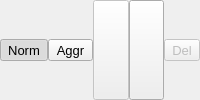
                    <widget class="QFrame" name="toolButtonFocusDotInterpolation_2">
                     <layout class="QHBoxLayout" name="horizontalLayout_22">
                      <property name="spacing">
                       <number>0</number>
                      </property>
                      <property name="leftMargin">
                       <number>0</number>
                      </property>
                      <property name="topMargin">
                       <number>0</number>
                      </property>
                      <property name="rightMargin">
                       <number>0</number>
                      </property>
                      <property name="bottomMargin">
                       <number>0</number>
                      </property>
                      <item>
                       <widget class="ColorToolButton" name="toolButtonBadPixelsSearchMethodNormal">
                        <property name="sizePolicy">
                         <sizepolicy hsizetype="Expanding" vsizetype="Fixed">
                          <horstretch>0</horstretch>
                          <verstretch>0</verstretch>
                         </sizepolicy>
                        </property>
                        <property name="font">
                         <font>
                          <pointsize>10</pointsize>
                         </font>
                        </property>
                        <property name="text">
                         <string>Norm</string>
                        </property>
                        <property name="checkable">
                         <bool>true</bool>
                        </property>
                        <property name="checked">
                         <bool>true</bool>
                        </property>
                        <property name="autoExclusive">
                         <bool>true</bool>
                        </property>
                       </widget>
                      </item>
                      <item>
                       <widget class="ColorToolButton" name="toolButtonBadPixelsSearchMethodAggressive">
                        <property name="sizePolicy">
                         <sizepolicy hsizetype="Expanding" vsizetype="Fixed">
                          <horstretch>0</horstretch>
                          <verstretch>0</verstretch>
                         </sizepolicy>
                        </property>
                        <property name="font">
                         <font>
                          <pointsize>10</pointsize>
                         </font>
                        </property>
                        <property name="text">
                         <string>Aggr</string>
                        </property>
                        <property name="checkable">
                         <bool>true</bool>
                        </property>
                        <property name="autoExclusive">
                         <bool>true</bool>
                        </property>
                       </widget>
                      </item>
                      <item>
                       <widget class="ColorToolButton" name="toolButtonBadPixelsSearchMethodEdit">
                        <property name="enabled">
                         <bool>false</bool>
                        </property>
                        <property name="sizePolicy">
                         <sizepolicy hsizetype="Expanding" vsizetype="Preferred">
                          <horstretch>0</horstretch>
                          <verstretch>0</verstretch>
                         </sizepolicy>
                        </property>
                        <property name="minimumSize">
                         <size>
                          <width>0</width>
                          <height>0</height>
                         </size>
                        </property>
                        <property name="font">
                         <font>
                          <pointsize>10</pointsize>
                         </font>
                        </property>
                        <property name="toolTip">
                         <string>Select Bad Pixels</string>
                        </property>
                        <property name="text">
                         <string/>
                        </property>
                        <property name="icon">
                         <iconset resource="ressources.qrc">
                          <normaloff>:/RetinaIMG/RetinaIMG/Pencil-icon.png</normaloff>:/RetinaIMG/RetinaIMG/Pencil-icon.png</iconset>
                        </property>
                        <property name="iconSize">
                         <size>
                          <width>12</width>
                          <height>12</height>
                         </size>
                        </property>
                        <property name="shortcut">
                         <string>M</string>
                        </property>
                        <property name="checkable">
                         <bool>true</bool>
                        </property>
                       </widget>
                      </item>
                      <item>
                       <widget class="ColorToolButton" name="toolButtonBadPixelsCrosshairEnable">
                        <property name="enabled">
                         <bool>true</bool>
                        </property>
                        <property name="sizePolicy">
                         <sizepolicy hsizetype="Expanding" vsizetype="Preferred">
                          <horstretch>0</horstretch>
                          <verstretch>0</verstretch>
                         </sizepolicy>
                        </property>
                        <property name="minimumSize">
                         <size>
                          <width>0</width>
                          <height>0</height>
                         </size>
                        </property>
                        <property name="font">
                         <font>
                          <pointsize>10</pointsize>
                         </font>
                        </property>
                        <property name="toolTip">
                         <string>Mark Bad Pixel with Cross</string>
                        </property>
                        <property name="text">
                         <string/>
                        </property>
                        <property name="icon">
                         <iconset resource="ressources.qrc">
                          <normaloff>:/RetinaIMG/RetinaIMG/Crosshair.png</normaloff>:/RetinaIMG/RetinaIMG/Crosshair.png</iconset>
                        </property>
                        <property name="iconSize">
                         <size>
                          <width>12</width>
                          <height>12</height>
                         </size>
                        </property>
                        <property name="checkable">
                         <bool>true</bool>
                        </property>
                        <property name="checked">
                         <bool>false</bool>
                        </property>
                       </widget>
                      </item>
                      <item>
                       <widget class="QToolButton" name="toolButtonDeleteBpm">
                        <property name="enabled">
                         <bool>false</bool>
                        </property>
                        <property name="sizePolicy">
                         <sizepolicy hsizetype="Expanding" vsizetype="Fixed">
                          <horstretch>0</horstretch>
                          <verstretch>0</verstretch>
                         </sizepolicy>
                        </property>
                        <property name="minimumSize">
                         <size>
                          <width>0</width>
                          <height>0</height>
                         </size>
                        </property>
                        <property name="font">
                         <font>
                          <pointsize>10</pointsize>
                         </font>
                        </property>
                        <property name="toolTip">
                         <string>Delete Current Bad Pixel Map</string>
                        </property>
                        <property name="text">
                         <string>Del</string>
                        </property>
                        <property name="iconSize">
                         <size>
                          <width>12</width>
                          <height>12</height>
                         </size>
                        </property>
                       </widget>
                      </item>
                     </layout>
                    </widget>
